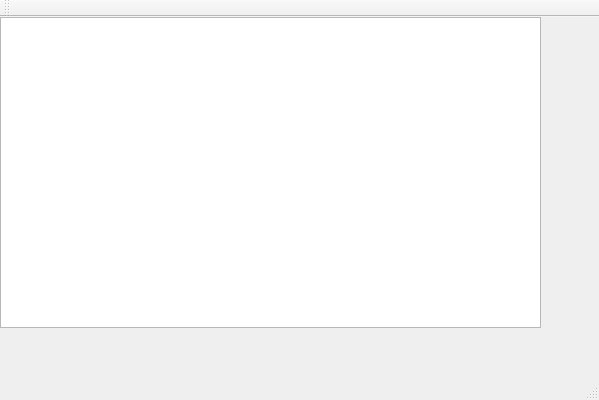
<?xml version="1.0" encoding="UTF-8"?>
<ui version="4.0">
 <class>QTHttpDemoClass</class>
 <widget class="QMainWindow" name="QTHttpDemoClass">
  <property name="geometry">
   <rect>
    <x>0</x>
    <y>0</y>
    <width>599</width>
    <height>400</height>
   </rect>
  </property>
  <property name="windowTitle">
   <string>QTHttpDemo</string>
  </property>
  <widget class="QWidget" name="centralWidget">
   <widget class="QTextBrowser" name="textBrowser">
    <property name="geometry">
     <rect>
      <x>0</x>
      <y>0</y>
      <width>541</width>
      <height>311</height>
     </rect>
    </property>
   </widget>
  </widget>
  <widget class="QMenuBar" name="menuBar">
   <property name="geometry">
    <rect>
     <x>0</x>
     <y>0</y>
     <width>599</width>
     <height>18</height>
    </rect>
   </property>
  </widget>
  <widget class="QToolBar" name="mainToolBar">
   <attribute name="toolBarArea">
    <enum>TopToolBarArea</enum>
   </attribute>
   <attribute name="toolBarBreak">
    <bool>false</bool>
   </attribute>
  </widget>
  <widget class="QStatusBar" name="statusBar"/>
 </widget>
 <layoutdefault spacing="6" margin="11"/>
 <resources>
  <include location="QTHttpDemo.qrc"/>
 </resources>
 <connections/>
</ui>
